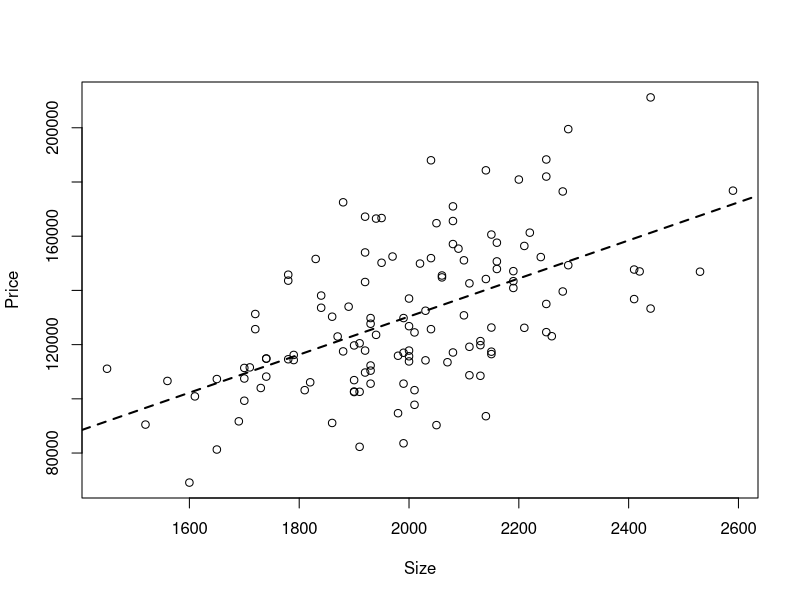
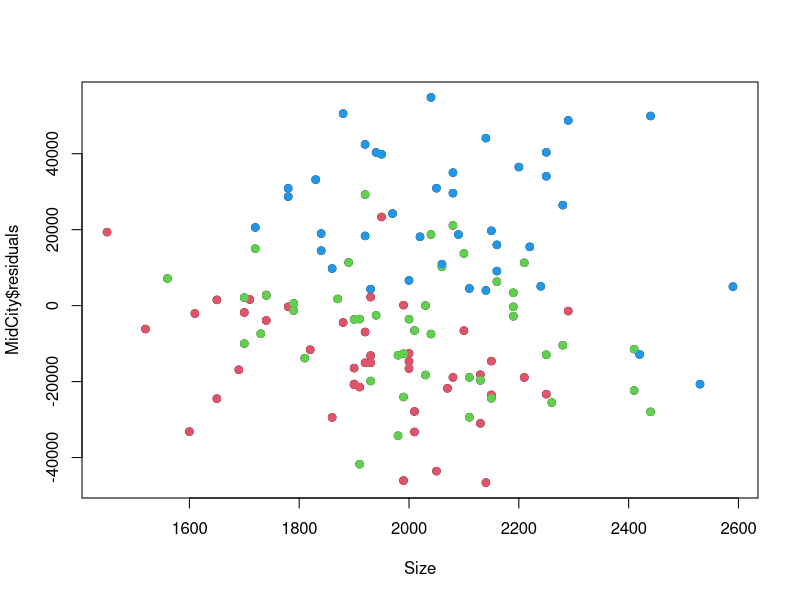
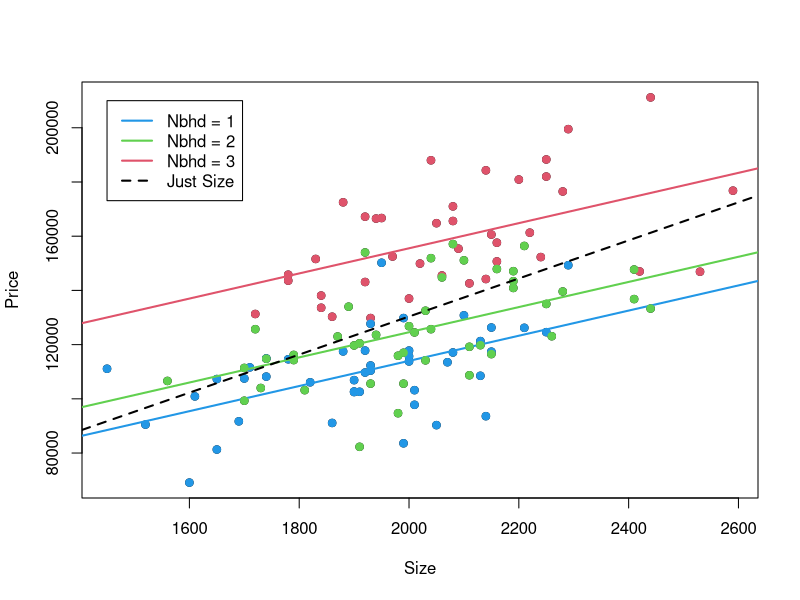
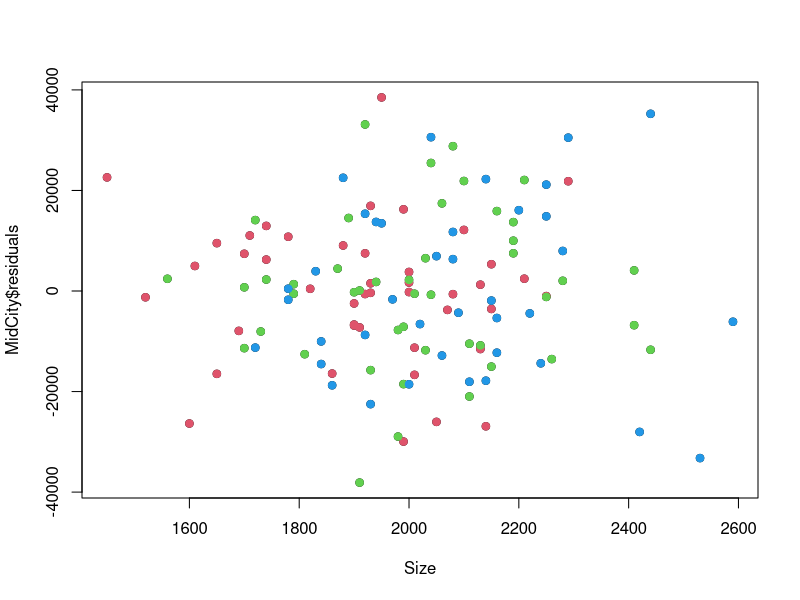

Write the R code that produced these figures, in order.

HouseData = read.table("MidCity.txt",header=T)
attach(HouseData)
dn1 = (Nbhd==1)
dn2 = (Nbhd==2)
dn3 = (Nbhd==3)
#Price = Price/1000
#SqFt = SqFt/1000

MidCity = lm(Price~SqFt)
plot(SqFt,Price,xlab="Size")
abline(lsfit(SqFt,Price),col=1,lwd=2,lty=2)
plot(SqFt,MidCity$residuals,xlab="Size")

points(SqFt[dn1],MidCity$residuals[dn1],col=2,pch=19)
points(SqFt[dn2],MidCity$residuals[dn2],col=3,pch=19)
points(SqFt[dn3],MidCity$residuals[dn3],col=4,pch=19)



MidCity = lm(Price~dn1+dn2+SqFt)
plot(SqFt,Price,xlab="Size")
abline(coef=MidCity$coef[c(1,4)],col=2,lwd=2)
points(SqFt[dn3==1],Price[dn3==1],col=2,pch=19)
abline(coef=c(MidCity$coef[1]+MidCity$coef[2],MidCity$coef[4]),col=4,lwd=2)
points(SqFt[dn1==1],Price[dn1==1],col=4,pch=19)
abline(coef=c(MidCity$coef[1]+MidCity$coef[3],MidCity$coef[4]),col=3,lwd=2)
points(SqFt[dn2==1],Price[dn2==1],col=3,pch=19)
legend(1450,210000,c("Nbhd = 1","Nbhd = 2","Nbhd = 3","Just Size"),lty=c(1,1,1,2),lwd=c(2,2,2,2),col=c(4,3,2,1))
abline(lsfit(SqFt,Price),col=1,lwd=2,lty=2)

plot(SqFt,MidCity$residuals,xlab="Size")

points(SqFt[dn1],MidCity$residuals[dn1],col=2,pch=19)
points(SqFt[dn2],MidCity$residuals[dn2],col=3,pch=19)
points(SqFt[dn3],MidCity$residuals[dn3],col=4,pch=19)

MidCity = lm(Price~dn1+dn2+SqFt+Offers+Brick+Bedrooms+Bathrooms)

MidCity = lm(Price~dn1+dn2+SqFt+Brick+Bedrooms+Bathrooms)

MidCity = lm(Offers~dn1+dn2+SqFt+Price+Brick+Bedrooms+Bathrooms)

summary(MidCity)
